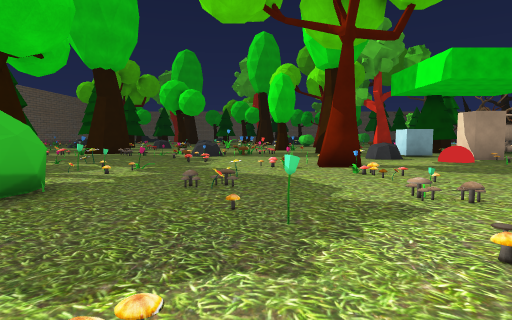
view 1 (above)

24 first-person views from a walk through a scene from a Unity 3-D project. The camera is 1.4 m above the floor, tilts 4° down and sees 75° across. The floor is counted in squares, 1.8 m on a side. Each view is taken from the middle of a square. On the plan, view 1 faces up. The plan holds only what a view shows up to about 11 squares ahead; the rest is blank. The place goes on beyond the plan. The player is left out. Some surface patterns are stand-ins.

view 2
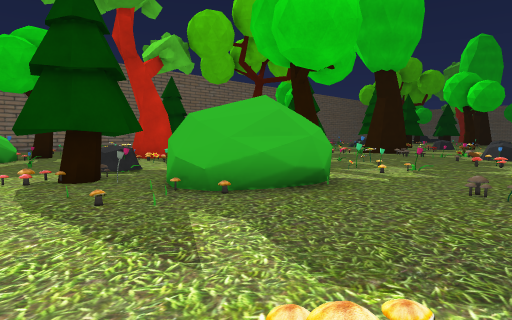

view 3
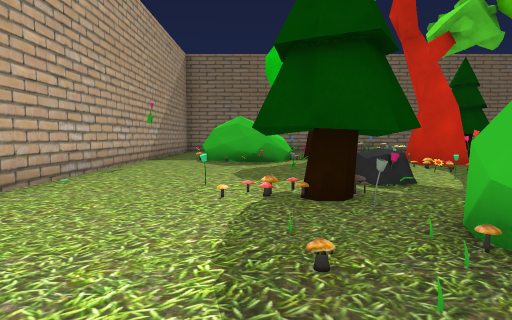

view 4
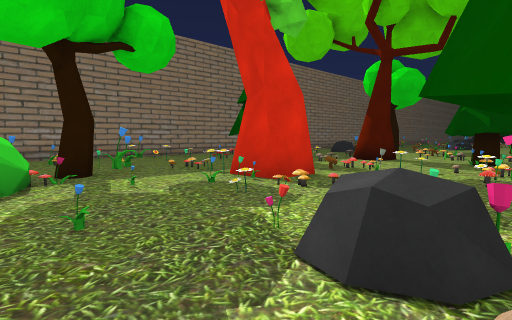

view 5
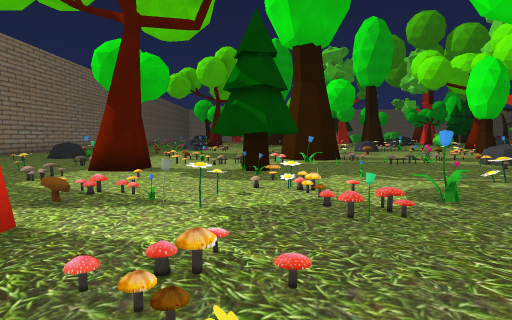

view 6
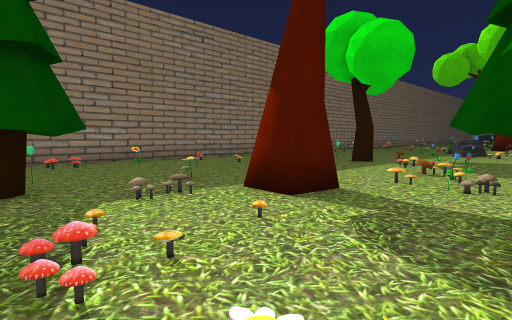

view 7
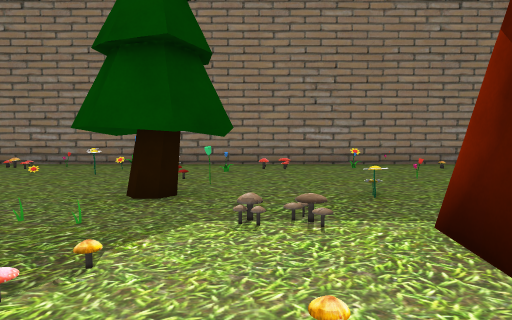

view 8
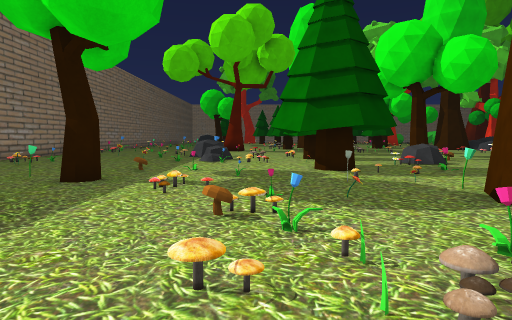

view 9
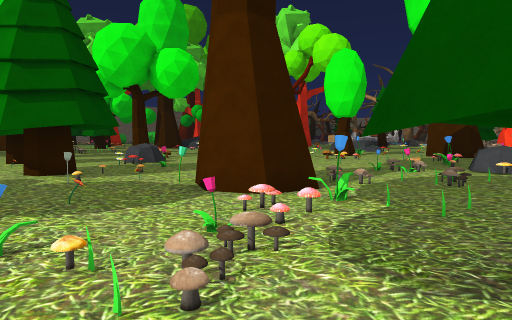

view 10
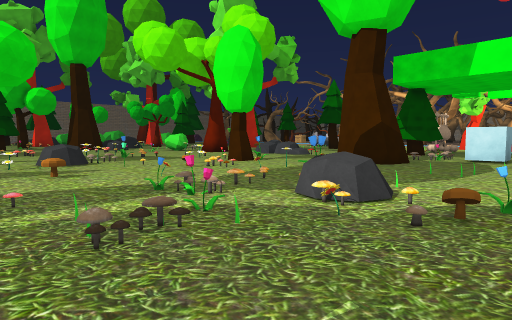

view 11
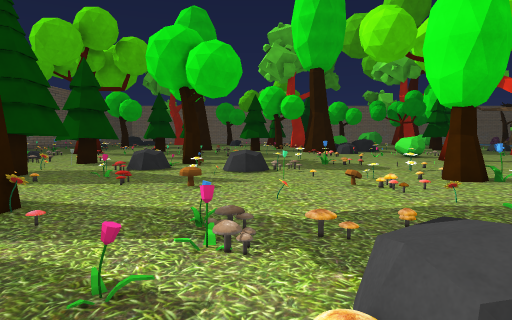

view 12
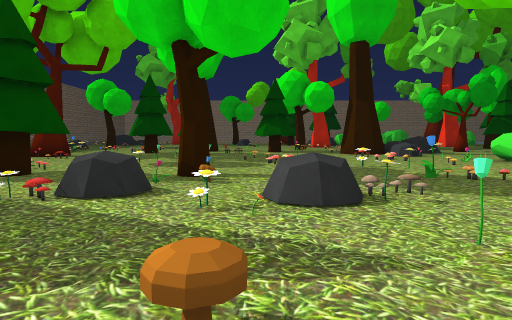

view 13
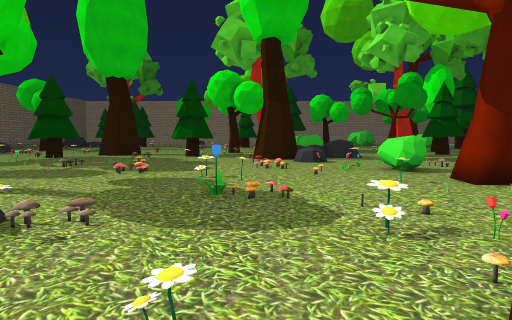

view 14
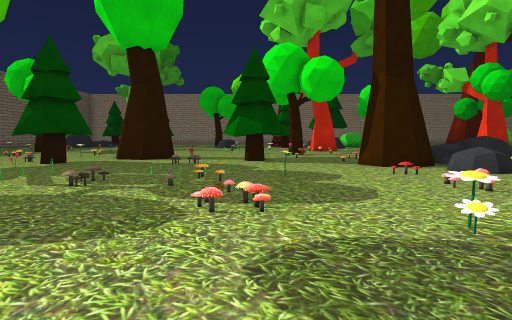

view 15
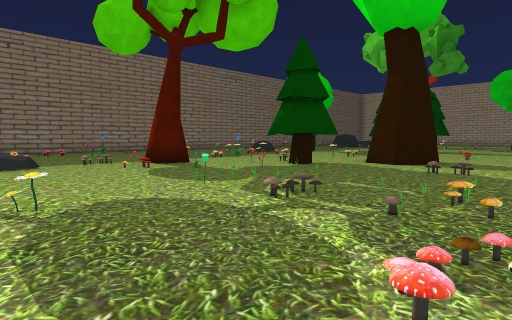

view 16
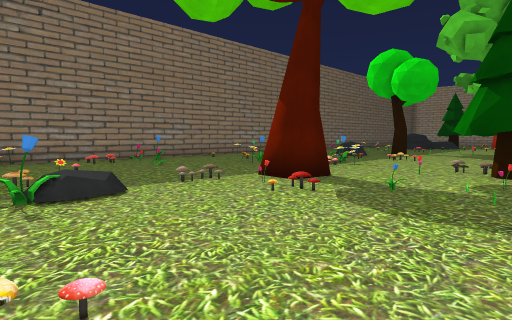

view 17
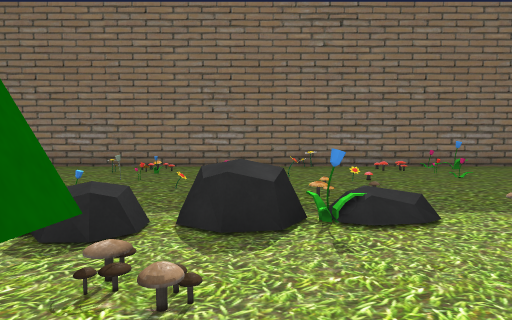

view 18
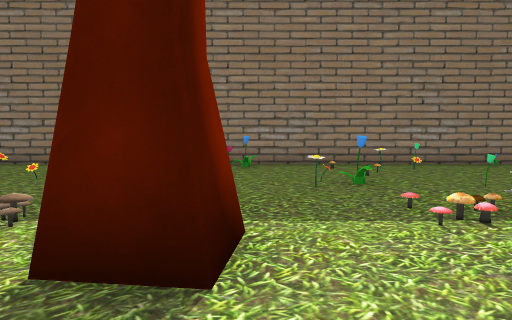

view 19
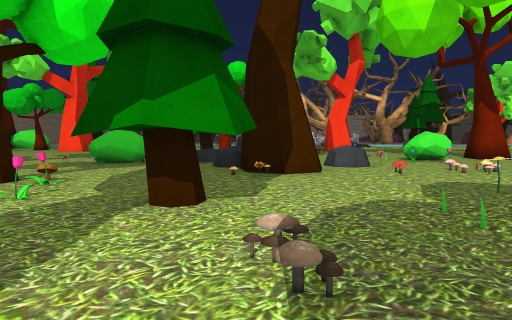

view 20
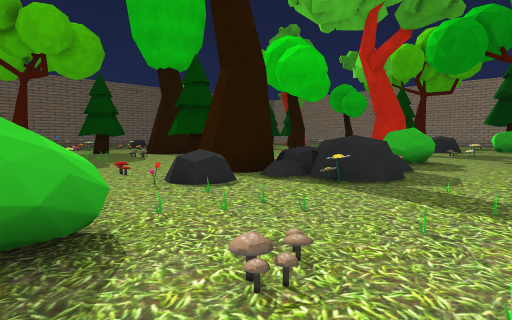

view 21
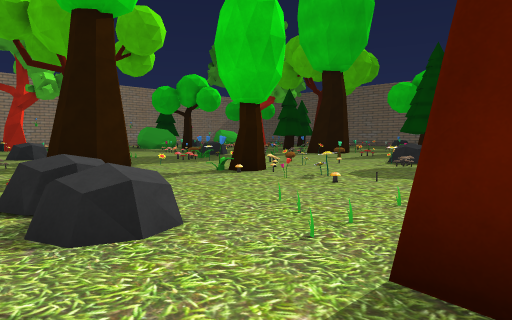

view 22
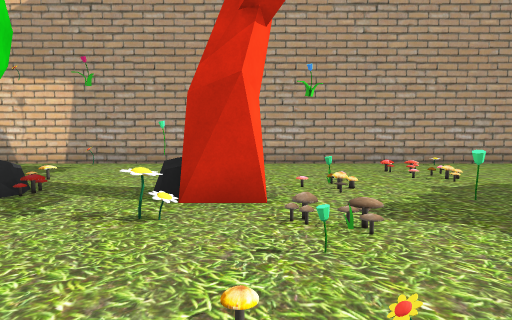

view 23
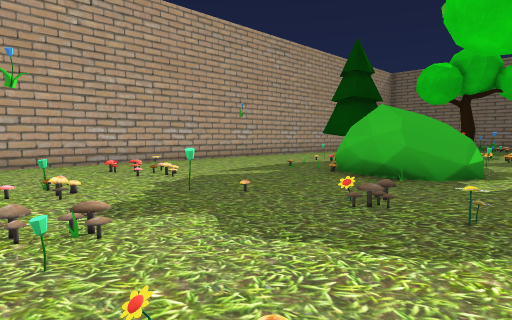

view 24
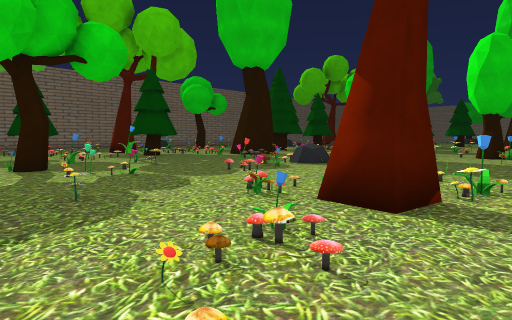

### Floor plan
Key: @ floor where view 1 was taken; # wall or solid block; . main floor; : floor 0.25 m higher than the main floor; / step, stairs or slope; = window, fence, low wall or low ledge; ^ raised ledge; O other object.
Columns run from 20 left of view 1 to 7 right of it. Each row starts with its distance up from view 1.
 37 #O..    ...   ..  ..... O..
 36 #....   ...  #...OO.... ...
 35 #.O..O......##...O...  //..
 34 #.O...OO...O....OOO...^==..O
 33 #....O./..OOO....O.O.#^^^..
 32 #...OO....OO........###=O.O
 31 #O....../..OO..OO.....^...O.
 30 #O.O.../O.OOOO.O .O...OOOOO.
 29 #./O.../O/..O...O.......O...
 28 #....../....OO......//.OO...
 27 #O..O../.........:..../OO...
 26 #..O.//#.....O.....O......
 25 #...   ^/.//........O..O.O..
 24 #....O.///O O..#.......OOO..
 23 #...O..O^/.O..OO...O:...O...
 22 #..OO...O/....^O....../.O.^.
 21 #.O....... O O=O= O..OO...^.
 20 #.....O.O..#.O..O........
 19 #. .......#.......O.O.#..
 18 #   .O#..O.OO...O..O/...
 17 #    .......O#...O..O.O.
 16 #     ...OO.##O......O.##..
 15 #........O...#..OO.OO...#.O
 14 #........OOOOO.OO.^.........
 13 #O..O.....OO.O..OO^O.OO...O.
 12 #.O...O.O.OOO..../O.....^=
 11 #..........O............=...
 10 #.....././...OOO.......O..O.
  9 #..O.OO.//OO........OOO.....
  8 #....OOO.OO..O..OO...O.....
  7 #OOO........O..#O..O..O....
  6 #.O..O.OOO.....OO...O.O...
  5 #O.O.O...OOOOO.##O.O...O..
  4 #.O..OO.O.O....###....O.O..
  3 #O....#OO..O^.O##...O..OO..^
  2       ^^..O..OOOOO.....OO..^
  1        ##.....OO......O. O..
  0        #.....O......@.O. ...
 -1        ................. ...
 -2        ...........O.....  .O
 -3        #######  ############

Where each view was taken, in squares from view 1:
view 1: 0 up, 0 right, facing up
view 2: 0 up, 0 right, facing up-left
view 3: 1 up, 2 left, facing left
view 4: 1 up, 7 left, facing up-left
view 5: 4 up, 9 left, facing up
view 6: 8 up, 9 left, facing up-left
view 7: 10 up, 10 left, facing left
view 8: 12 up, 11 left, facing up
view 9: 12 up, 11 left, facing up-right
view 10: 11 up, 6 left, facing up-right
view 11: 12 up, 3 left, facing up
view 12: 17 up, 4 left, facing up
view 13: 18 up, 0 right, facing up
view 14: 23 up, 3 left, facing up
view 15: 25 up, 3 left, facing up-left
view 16: 25 up, 8 left, facing up-left
view 17: 25 up, 9 left, facing left
view 18: 31 up, 10 left, facing left
view 19: 33 up, 7 left, facing right
view 20: 27 up, 7 right, facing up-left
view 21: 25 up, 7 right, facing down-left
view 22: 7 up, 3 right, facing down
view 23: 7 up, 3 right, facing down-left
view 24: 5 up, 4 right, facing up-left
